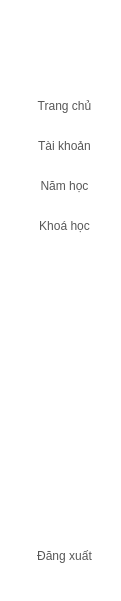
     <widget class="QWidget" name="widget_7" native="true">
      <property name="geometry">
       <rect>
        <x>10</x>
        <y>0</y>
        <width>121</width>
        <height>601</height>
       </rect>
      </property>
      <property name="styleSheet">
       <string notr="true">background-color: rgb(255, 255, 255);</string>
      </property>
      <widget class="QPushButton" name="schoolYear_3">
       <property name="geometry">
        <rect>
         <x>19</x>
         <y>170</y>
         <width>91</width>
         <height>32</height>
        </rect>
       </property>
       <property name="styleSheet">
        <string notr="true">QPushButton{
	border:none;
	color: rgba(0, 0, 0, 168);
font: 700 13pt &quot;Arial&quot;;
}
QPushButton:Hover
{
	border:none;
	color:rgb(255, 255, 255);
	background-color: rgb(0, 89, 255);
	border-radius:5px;
font: 700 13pt &quot;Arial&quot;;
}</string>
       </property>
       <property name="text">
        <string>Năm học</string>
       </property>
      </widget>
      <widget class="QPushButton" name="course_3">
       <property name="geometry">
        <rect>
         <x>19</x>
         <y>210</y>
         <width>91</width>
         <height>32</height>
        </rect>
       </property>
       <property name="styleSheet">
        <string notr="true">QPushButton{
	border:none;
	color: rgba(0, 0, 0, 168);
font: 700 13pt &quot;Arial&quot;;
}
QPushButton:Hover
{
	border:none;
	color:rgb(255, 255, 255);
	background-color: rgb(0, 89, 255);
	border-radius:5px;
font: 700 13pt &quot;Arial&quot;;
}</string>
       </property>
       <property name="text">
        <string>Khoá học</string>
       </property>
      </widget>
      <widget class="QPushButton" name="logOut_3">
       <property name="geometry">
        <rect>
         <x>19</x>
         <y>540</y>
         <width>91</width>
         <height>32</height>
        </rect>
       </property>
       <property name="styleSheet">
        <string notr="true">QPushButton{
	border:none;
	color: rgba(0, 0, 0, 168);
font: 700 13pt &quot;Arial&quot;;
}
QPushButton:Hover
{
	border:none;
	color:rgb(255, 255, 255);
	background-color: rgb(0, 89, 255);
	border-radius:5px;
font: 700 13pt &quot;Arial&quot;;
}</string>
       </property>
       <property name="text">
        <string>Đăng xuất</string>
       </property>
      </widget>
      <widget class="QPushButton" name="account_3">
       <property name="geometry">
        <rect>
         <x>19</x>
         <y>130</y>
         <width>91</width>
         <height>32</height>
        </rect>
       </property>
       <property name="styleSheet">
        <string notr="true">QPushButton{
	border:none;
	color: rgba(0, 0, 0, 168);
font: 700 13pt &quot;Arial&quot;;
}
QPushButton:Hover
{
	border:none;
	color:rgb(255, 255, 255);
	background-color: rgb(0, 89, 255);
	border-radius:5px;
font: 700 13pt &quot;Arial&quot;;
}</string>
       </property>
       <property name="text">
        <string>Tài khoản</string>
       </property>
      </widget>
      <widget class="QPushButton" name="home_3">
       <property name="geometry">
        <rect>
         <x>19</x>
         <y>90</y>
         <width>91</width>
         <height>32</height>
        </rect>
       </property>
       <property name="styleSheet">
        <string notr="true">QPushButton{
	border:none;
	color: rgba(0, 0, 0, 168);
	font: 700 13pt &quot;Arial&quot;;
}
QPushButton:Hover
{
	border:none;
	color:rgb(255, 255, 255);
	background-color: rgb(0, 89, 255);
	border-radius:5px;
	font: 700 13pt &quot;Arial&quot;;
}</string>
       </property>
       <property name="text">
        <string>Trang chủ</string>
       </property>
      </widget>
     </widget>
